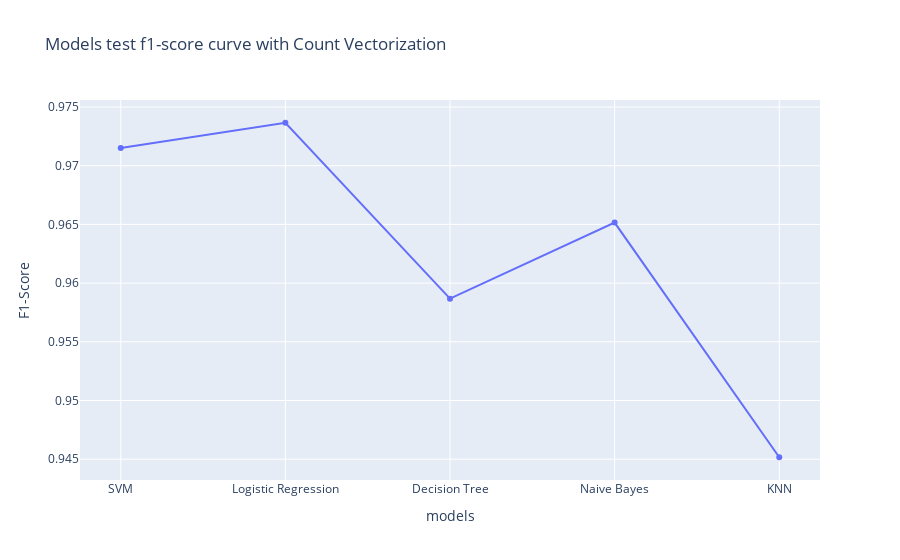

The cell this chart's notebook holds for it:
### Code cell
x_data_f1 = [svc_f1,lr_f1,dt_f1,nb_f1,knn_f1]
px.line(x=y_data,y=x_data_precision,title="Models test f1-score curve with Count Vectorization",labels={'x':'models','y':'F1-Score'},markers='o')

### Figure 1 — Plotly figure (JSON) as saved in the notebook; plotly's stock layout.template omitted (floating-point values rounded to 4 significant figures)
{"data": [{"hovertemplate": "models=%{x}<br>F1-Score=%{y}<extra></extra>", "legendgroup": "", "line": {"color": "#636efa", "dash": "solid"}, "marker": {"symbol": "circle"}, "mode": "lines+markers", "name": "", "orientation": "v", "showlegend": false, "type": "scatter", "x": ["SVM", "Logistic Regression", "Decision Tree", "Naive Bayes", "KNN"], "xaxis": "x", "y": [0.9715, 0.9737, 0.9587, 0.9652, 0.9452], "yaxis": "y"}], "layout": {"legend": {"tracegroupgap": 0}, "title": {"text": "Models test f1-score curve with Count Vectorization"}, "xaxis": {"anchor": "y", "domain": [0, 1], "title": {"text": "models"}}, "yaxis": {"anchor": "x", "domain": [0, 1], "title": {"text": "F1-Score"}}}}
